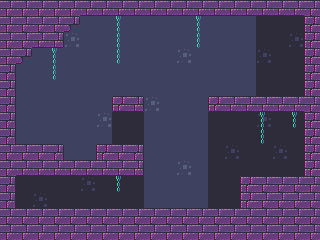

A 2D game scene composited from a Tiled map and its tileset images. What follows is a short description and the map's XML, with each tile layer's data collapsed to a summary:
An orthogonal 20x15 tile map with 16x16 px tiles, 3 tile layers (background, props, solid) and 12 objects (6x Spikes, 4x Coin, Player, Exit).

<map version="1.2" tiledversion="1.2.1" orientation="orthogonal" renderorder="right-down" width="20" height="15" tilewidth="16" tileheight="16" infinite="0" nextlayerid="9" nextobjectid="29">
 <tileset firstgid="1" name="tileset" tilewidth="16" tileheight="16" tilecount="66" columns="6">
  <image source="../images/tileset.png" width="96" height="176" />
 </tileset>
 <layer id="6" name="background" width="20" height="15">
  <data>[300 cells, 300 non-empty, 4 distinct tile ids]</data>
 </layer>
 <layer id="7" name="props" width="20" height="15">
  <data>[300 cells, 11 non-empty, 2 distinct tile ids]</data>
 </layer>
 <layer id="8" name="solid" width="20" height="15">
  <data>[300 cells, 122 non-empty, 13 distinct tile ids]</data>
 </layer>
 <objectgroup id="2" name="objects">
  <object id="1" type="Spikes" gid="39" x="80" y="160" width="16" height="16">
   <properties>
    <property name="orientation" value="bottom" />
   </properties>
  </object>
  <object id="5" type="Spikes" gid="39" x="64" y="160" width="16" height="16">
   <properties>
    <property name="orientation" value="bottom" />
   </properties>
  </object>
  <object id="6" type="Spikes" gid="51" x="224" y="192" width="16" height="16">
   <properties>
    <property name="orientation" value="right" />
   </properties>
  </object>
  <object id="8" type="Spikes" gid="51" x="224" y="208" width="16" height="16">
   <properties>
    <property name="orientation" value="right" />
   </properties>
  </object>
  <object id="9" type="Player" gid="58" x="48" y="208" width="16" height="16" />
  <object id="10" type="Coin" gid="16" x="16" y="208" width="16" height="16" />
  <object id="16" type="Spikes" gid="50" x="144" y="160" width="16" height="16">
   <properties>
    <property name="orientation" value="left" />
   </properties>
  </object>
  <object id="22" type="Exit" gid="61" x="272" y="96" width="16" height="16" />
  <object id="24" type="Coin" gid="16" x="32" y="128" width="16" height="16" />
  <object id="25" type="Coin" gid="16" x="272" y="160" width="16" height="16" />
  <object id="26" type="Coin" gid="16" x="272" y="48" width="16" height="16" />
  <object id="27" type="Spikes" gid="50" x="144" y="112" width="16" height="16">
   <properties>
    <property name="orientation" value="left" />
   </properties>
  </object>
 </objectgroup>
</map>
